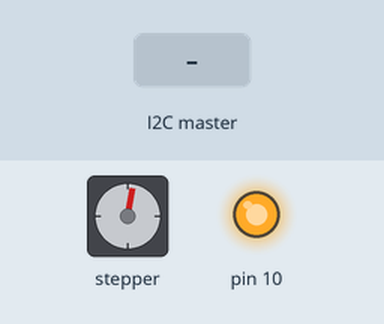
The sketch below on a simulated Arduino Uno, built with avr-gcc and run on an emulated ATmega328P. Shown: stepper motor, output pins drawn as LEDs (lit = HIGH). Wiring (inferred from the names in the program): stepper motor driver (200 steps per turn assumed): step pin 5; direction pin 4; enable pin 6. Inputs (shaded band) come from the test bench. Pins used as bus, display or sensor lines are not drawn; what the sketch prints to the serial monitor is not drawn.

Above: at 5.7 s.
5.8 s: the I2C master sends the byte 5
At 5.95 s:
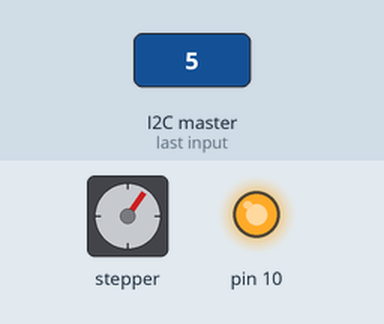
10.6 s: the I2C master sends the byte 4
At 10.76 s:
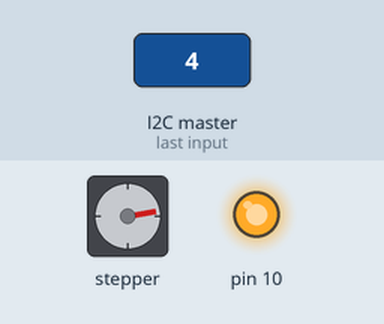
32.6 s: the I2C master sends the byte 0
At 32.99 s:
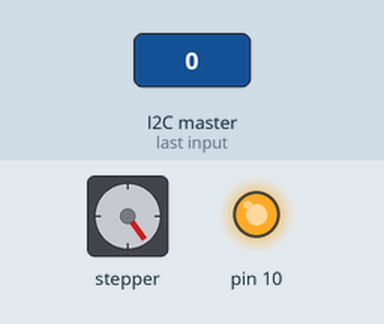
Timing chart, 0 to 60.6 s (numbered marks = the images above; inputs shaded):
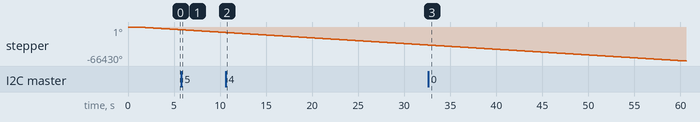

The sketch:

ReceptorI2C.ino
```cpp
#include <SPI.h>
#include <Wire.h>

#define CSN_PIN 11 //Pin slave-select del AS5047D
#define STEP_PIN 5 //Pin Step del DRV8825
#define DIR_PIN 4 //Pin Dir del DRV8825
#define EN_PIN 6 //Pin enable del DRV8825

#define RESOLUTION 0.0219726 // 0.02197265625.... 360/(1<<14) Resolución del encoder 14 bit

#define ZM 0.4   // Zona muerta (Histéresis)
#define INIT 0 // Posición inicial
#define SLEEP 10   // Espera entre movimientos
#define STEP 100     // Ancho del pulso para el stepper

#define SPEED_X 5000

double posX, theta1, theta2;

double ref = INIT;

float leerEncoder()  {
  long angulo;

  // COMUNICACIÓN SPI
  digitalWrite(CSN_PIN, LOW);
  byte msb = SPI.transfer(0xFF);
  byte lsb = SPI.transfer(0xFF);
  digitalWrite(CSN_PIN, HIGH);

  angulo = (((msb << 8) | lsb) & 0X3FFF); // msb | lsb (usando 14 bit)

  return ((float) angulo) * RESOLUTION; // 0.02197265625.... 360/(1<<14) Resolución del encoder 14 bit
}

// Diferencia entre ángulos (-180<phi<=180)
float dif(float a, float b) {
  double angulo = a - b;
  if (angulo < -180.0)
    return 360.0 + angulo;
  else if (angulo > 180.0)
    return -360.0 + angulo;
  return angulo;
}

void setup() {
  pinMode(LED_BUILTIN, OUTPUT); // LED
  pinMode(CSN_PIN, OUTPUT);     // Chip Select SPI
  pinMode(STEP_PIN, OUTPUT);    // Step Driver
  pinMode(DIR_PIN, OUTPUT);     // Dir Driver
  pinMode(EN_PIN, OUTPUT);      // Enable Driver

  digitalWrite(LED_BUILTIN, HIGH); // Encender LED, inicialización

  // I2C
  Wire.begin(0x11);                // Conectarse al bus I2C con la dirección indicada
  Wire.onReceive(receiveEvent); // Callback al recibir un paquete de datos

  // Serial
  Serial.begin(115200);         // Comunicación Serial a 115200 Baudios
  Serial.setTimeout(5);         // Timeout de 5ms

  // SPI
  SPISettings settings(10000000, MSBFIRST, SPI_MODE1);  // Parámetros de la comunicación (Datasheet AS5047D)
  SPI.begin();                                          // Iniciar la comunicación
  delay(1000);                                          // TODO (Probar si es necesario)
  SPI.beginTransaction(settings);                       // Empezar comunicación SPI

  digitalWrite(LED_BUILTIN, LOW); // Apagar LED

  digitalWrite(EN_PIN, LOW);  // Encender Driver
}

// Tipo de dato para almacenar un float y poder acceder a sus bytes de forma cómoda
union Float {
  float raw;
  byte buffer[sizeof(float)];
};

/* -------------------------------------------------------------------------------- */

// Ahora si recibe el comando 0x01, lee un float detrás suya y actualiza la referencia
String Mensaje, Mensaje2;
char mode = 'J';
int ID_action;
float param1;
int param2;

void resetParam() {
  mode = '0';
  ID_action = 0;
  param1 = 0;
  param2 = 0;

}
void process_MSG(String mensaje) {


  String ID, p1, p2;
  ID = "";
  p1 = "";
  p2 = "";
  resetParam();

  //captura el modo
  mode = mensaje[0];
  mensaje.remove(0, 1);
  int i = 0;

  //captura el ID
  while (mensaje[i] != ' ' && mensaje.length() >= i) {
    ID += mensaje[i];
    i++;
  }
  mensaje.remove(0, i + 1);
  ID_action = ID.toInt();


  if (ID_action == 5); //ir a home

  //si hay que capturar parámetros

  else {
    //captura el 1er parametro
    i = 0;
    while (mensaje[i] != ' ' && mensaje.length() >= i) {
      p1 += mensaje[i];
      i++;
    }
    mensaje.remove(0, i + 1);


    if (ID_action == 4) {
      param1 = p1.toInt();

      //captura el parametro 2
      //captura el 1er parametro
      i = 0;
      while (mensaje[i] != ' ' && mensaje.length() >= i) {
        p2 += mensaje[i];
        i++;
      }
      mensaje.remove(0, i);

      param2 = p2.toInt();
    }
    else {
      param1 = p1.toFloat();
    }

  }

}


void receiveEvent(int howMany) {

  if (Wire.available() > 0) {
    Mensaje = "";
    for (int i = 0; i < howMany; i++)Mensaje += (char)Wire.read();
    process_MSG(Mensaje);
  }
}


/* -------------------------------------------------------------------------------- */


void move_X_to(long int positionX, float speedScrew) {

  long int nstep, n;
  float dly;
  float  distance = positionX - posX;

  nstep = 1;

  if (distance > 0) {
    posX +=(double) nstep *0.04;
  }
  else if(distance<0) {
    posX -=(double) nstep*0.04;
  }


  //una vuelta son 200 pasos y avanza 8 mm


  if (speedScrew == 0 || distance == 0) nstep = 0;

  // tengo que calcular la velocidad lineal ahora tengo velocidad angular
  dly = fabs((1.0 / (speedScrew / 60.0 * 200.0 ) / 2.0) * 1e6);
  n = 0;

  while (n <= nstep) {

    if (distance > 0) {

      digitalWrite(DIR_PIN, HIGH);
      digitalWrite(STEP_PIN, HIGH);
      delayMicroseconds(dly);
      digitalWrite(STEP_PIN, LOW);
      delayMicroseconds(dly);

    } else {

      digitalWrite(DIR_PIN, LOW);
      digitalWrite(STEP_PIN, HIGH);
      delayMicroseconds(dly);
      digitalWrite(STEP_PIN, LOW);
      delayMicroseconds(dly);
    }
    n++;
  }


}

void action(int ID_action, float param1, int param2) {
  switch (ID_action) {
    case 0: move_X_to(0, SPEED_X); break;
    case 1: break;
    case 2: break;
    case 3: move_X_to(param1, SPEED_X); break;
    case 4: break;

    case 10: break;
    case 11: break;
    case 12: break;
    case 14: break;


    case 20: break;


      //case 30: break;


  }

}

void loop() {


  Serial.print(ID_action);
  Serial.print(" ");
  Serial.print(param1);

  Serial.print(" posX= ");
  Serial.print(posX);
  Serial.println();

  // Si llega algo por serial cambiar la referencia
  if (ID_action == 30){
    posX = 0;
    Serial.println("HOME");
  }
  else action(ID_action, param1, param2);


}
```
